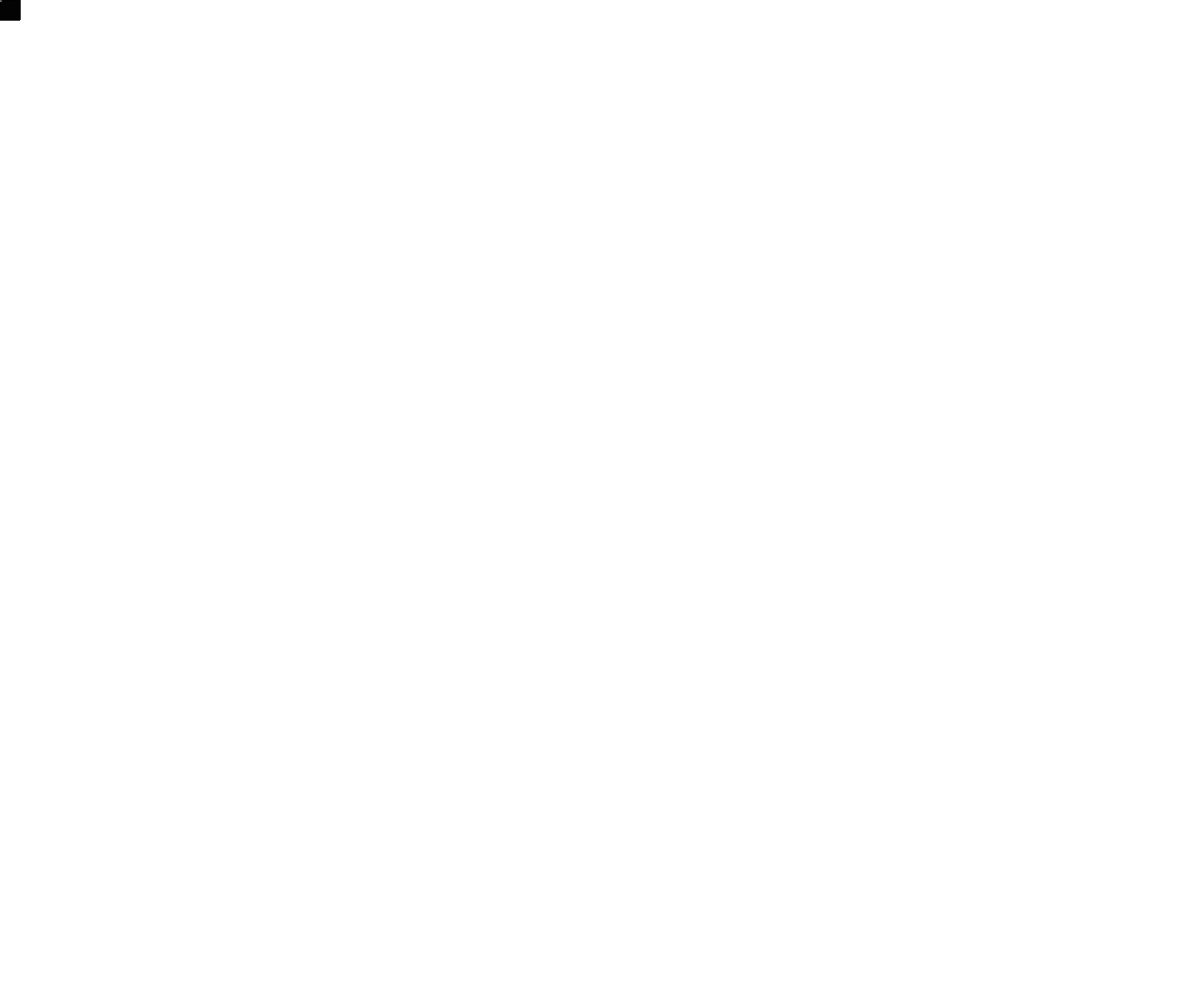
Frame 1 (no input)
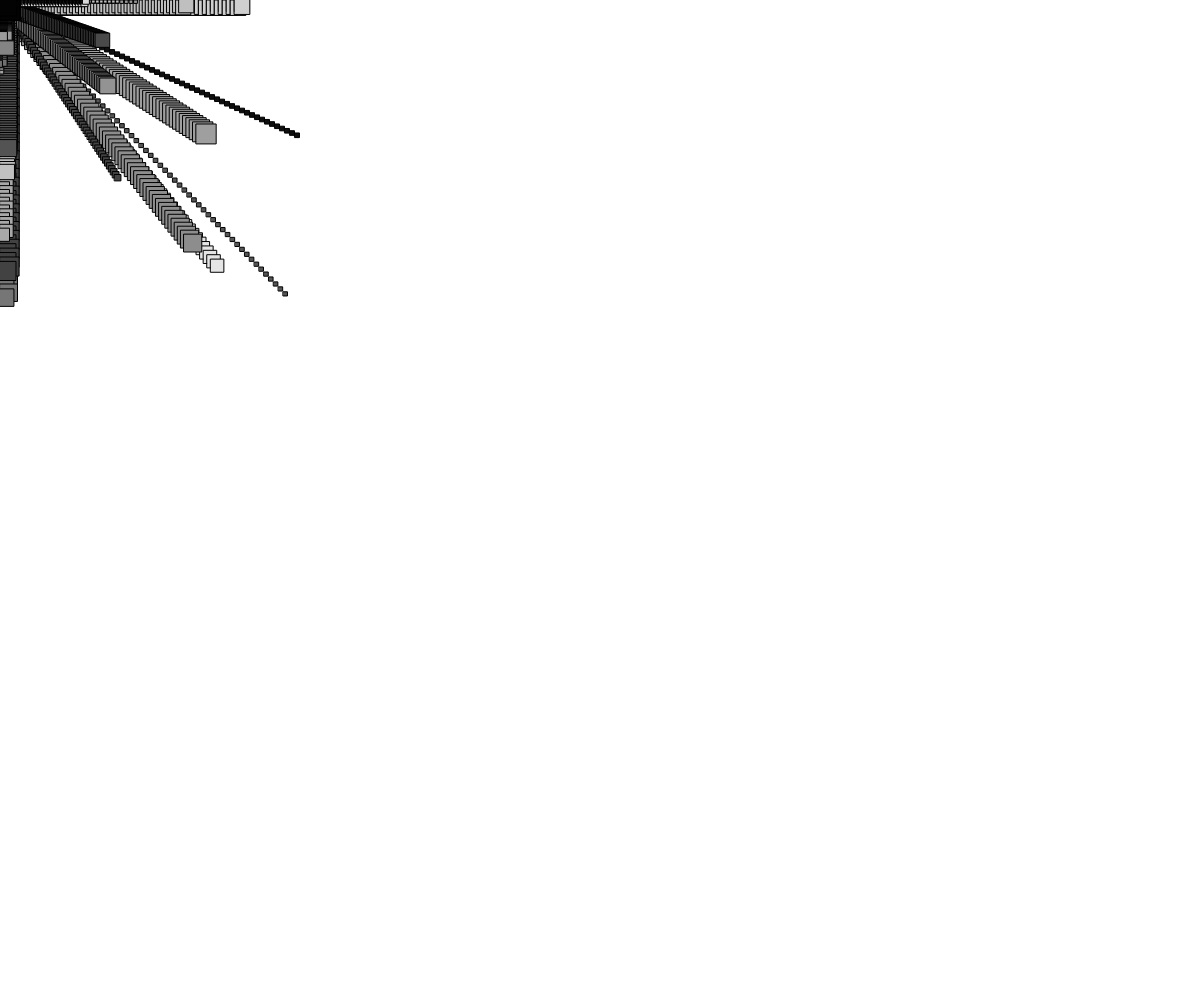
Frame 60 (no input)
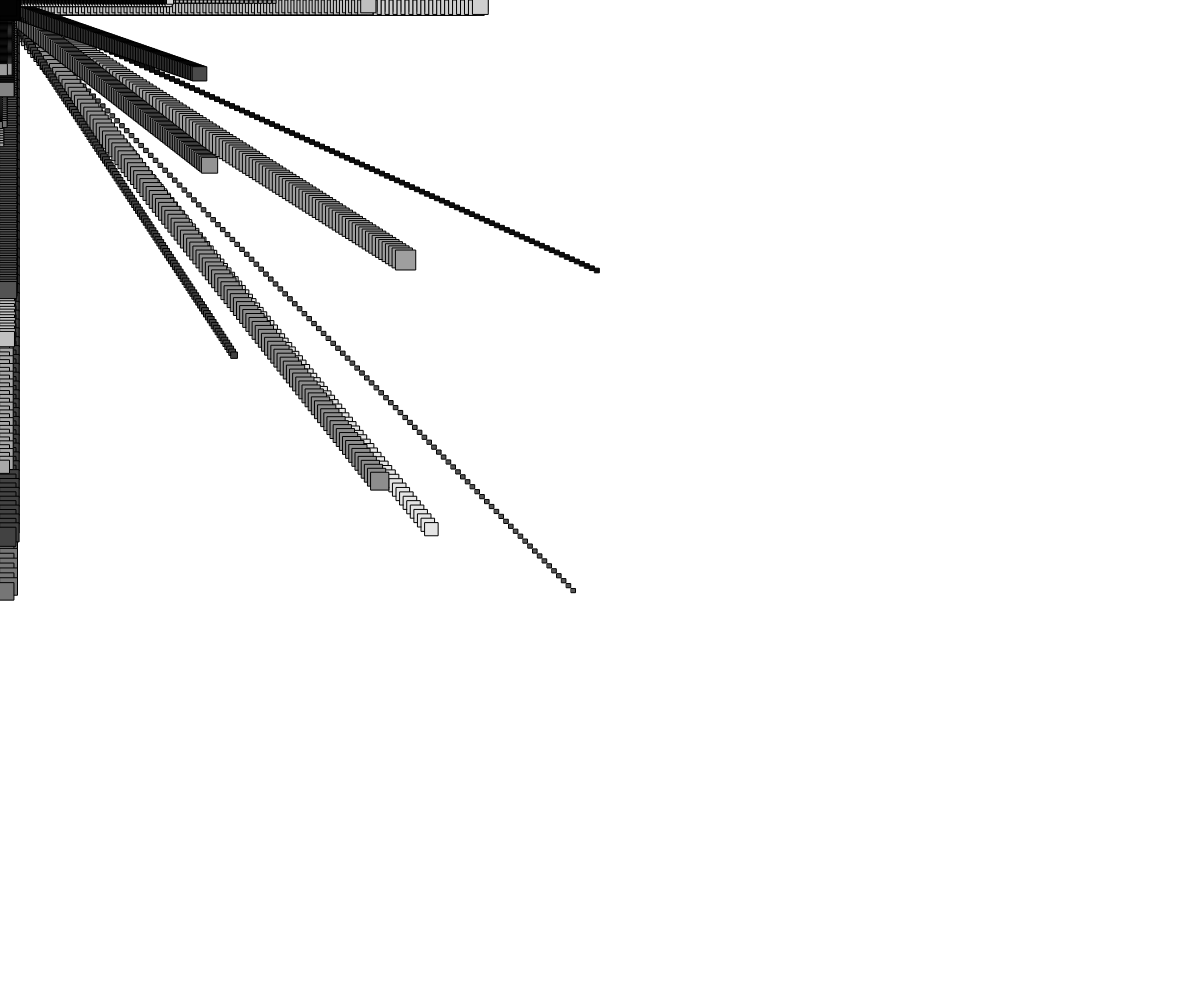
Frame 120 (the mouse pressed at the canvas centre since frame 60)

The p5.js sketch that drew these frames (run headless with seeded random() and noise() and a simulated clock; from frame 60 on, the mouse is pressed at the canvas centre):

// p5.js sketch
// ── sketch.js
//////////////////
// OOP Homework //
//////////////////

// Creating 30 Moving Boxes //

// Set Variable Namespace

var boxes = [];
var boxNum = 30;


// Setup Canvas

function setup() {
  createCanvas( windowWidth, windowHeight );
  background( 'white' );

  // Create Boxes
  for (let i = 0; i < boxNum; i++) {
    boxes.push( new Box( 0, 0, random(2,20), random(0,255)) );
  }

}

// draw

function draw() {

  for (var i = 0; i < boxes.length; i++) {
        boxes[i].frame();
    }

}

/////////////////////////
// Create object class //
/////////////////////////

class Box {

  // Method 1 (Constructor)
  constructor( x, y, size, color ) {
    // Constructor Method Code
    this.boxColor = random( 0, 255 );
    this.w = size;
    this.h = size;
    this.size = random( 2, 40 );
    this.posX = x;
    this.posY = y;
    this.deltaX = random( -5, 5 );
    this.deltaY = random( -5, 5 );
  }

  // Frame

  frame() {
    this.display();
    this.move();
    this.eCheck();
  }

  // Display the Box

  display() {
    push();
    // Set Box Fill color
    fill( this.boxColor );
    // Set Ball Position
    translate( this.posX, this.posY );
    // Draw It
    rect( 0, 0, this.w, this.h );
    pop();
  }

  // Move the Box

  move() {
    // update positions
    this.posX += this.deltaX;
    this.posY += this.deltaY;
  }

  // Check for the Edge

  eCheck() {
    // Check vertical
    if( this.posX + this.w >= width || this.posX <= 0 ) {
      this.deltaX *= -1
    }
    // Check Horizontal
    if( this.posY + this.h >= height || this.posY <= 0 ) {
      this.deltaY *= -1
    }

  }

  // Add extra methods here

}
